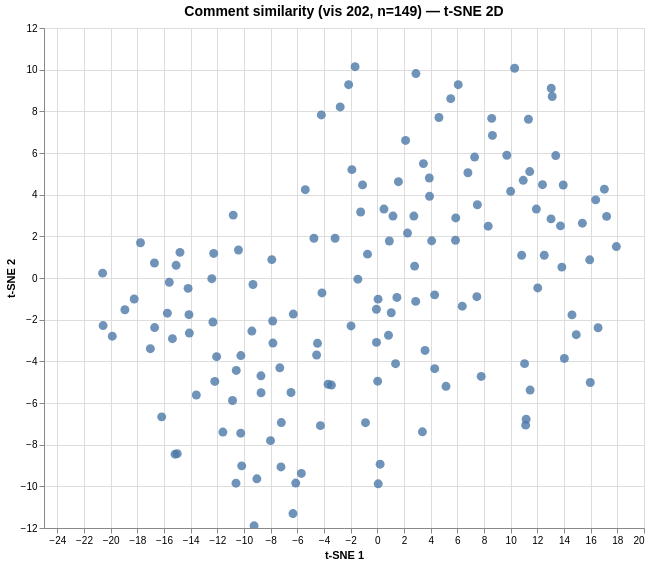

The specification (Vega-Lite) saved for this image:
### Vega specification from a JSON file in a GitHub repository (floating-point values rounded to 4 significant figures; data arrays with more than 128 entries replaced by an {"elided": "..."} marker saying what was removed)
{"$schema": "https://vega.github.io/schema/vega/v6.json", "data": [{"name": "param_1e9efca18e7a2868_store"}, {"name": "source_0", "values": {"elided": "149 records"}}, {"name": "source_0_x_domain_dim_1", "values": [{"min": -20.6, "max": 17.93}]}, {"name": "source_0_y_domain_dim_2", "values": [{"min": -11.89, "max": 10.14}]}], "signals": [{"name": "unit", "value": {}, "on": [{"events": "pointermove", "update": "isTuple(group()) ? group() : unit"}]}, {"name": "param_1e9efca18e7a2868", "update": "vlSelectionResolve(\"param_1e9efca18e7a2868_store\", \"union\")"}, {"name": "param_1e9efca18e7a2868_dim_1", "on": [{"events": [{"source": "view", "type": "dblclick"}], "update": "null"}, {"events": {"signal": "param_1e9efca18e7a2868_translate_delta"}, "update": "panLinear(param_1e9efca18e7a2868_translate_anchor.extent_x, -param_1e9efca18e7a2868_translate_delta.x / width)"}, {"events": {"signal": "param_1e9efca18e7a2868_zoom_delta"}, "update": "zoomLinear(domain(\"x\"), param_1e9efca18e7a2868_zoom_anchor.x, param_1e9efca18e7a2868_zoom_delta)"}]}, {"name": "param_1e9efca18e7a2868_dim_2", "on": [{"events": [{"source": "view", "type": "dblclick"}], "update": "null"}, {"events": {"signal": "param_1e9efca18e7a2868_translate_delta"}, "update": "panLinear(param_1e9efca18e7a2868_translate_anchor.extent_y, param_1e9efca18e7a2868_translate_delta.y / height)"}, {"events": {"signal": "param_1e9efca18e7a2868_zoom_delta"}, "update": "zoomLinear(domain(\"y\"), param_1e9efca18e7a2868_zoom_anchor.y, param_1e9efca18e7a2868_zoom_delta)"}]}, {"name": "param_1e9efca18e7a2868_tuple", "on": [{"events": [{"signal": "param_1e9efca18e7a2868_dim_1 || param_1e9efca18e7a2868_dim_2"}], "update": "param_1e9efca18e7a2868_dim_1 && param_1e9efca18e7a2868_dim_2 ? {unit: \"\", fields: param_1e9efca18e7a2868_tuple_fields, values: [param_1e9efca18e7a2868_dim_1,param_1e9efca18e7a2868_dim_2]} : null"}]}, {"name": "param_1e9efca18e7a2868_tuple_fields", "value": [{"field": "dim_1", "channel": "x", "type": "R"}, {"field": "dim_2", "channel": "y", "type": "R"}]}, {"name": "param_1e9efca18e7a2868_translate_anchor", "value": {}, "on": [{"events": [{"source": "scope", "type": "pointerdown"}], "update": "{x: x(unit), y: y(unit), extent_x: domain(\"x\"), extent_y: domain(\"y\")}"}]}, {"name": "param_1e9efca18e7a2868_translate_delta", "value": {}, "on": [{"events": [{"source": "window", "between": [{"source": "scope", "type": "pointerdown"}, {"source": "window", "type": "pointerup"}], "consume": true, "type": "pointermove"}], "update": "{x: param_1e9efca18e7a2868_translate_anchor.x - x(unit), y: param_1e9efca18e7a2868_translate_anchor.y - y(unit)}"}]}, {"name": "param_1e9efca18e7a2868_zoom_anchor", "on": [{"events": [{"source": "scope", "consume": true, "type": "wheel"}], "update": "{x: invert(\"x\", x(unit)), y: invert(\"y\", y(unit))}"}]}, {"name": "param_1e9efca18e7a2868_zoom_delta", "on": [{"events": [{"source": "scope", "consume": true, "type": "wheel"}], "update": "pow(1.001, event.deltaY * pow(16, event.deltaMode))", "force": true}]}, {"name": "param_1e9efca18e7a2868_modify", "on": [{"events": {"signal": "param_1e9efca18e7a2868_tuple"}, "update": "modify(\"param_1e9efca18e7a2868_store\", param_1e9efca18e7a2868_tuple, true)"}]}], "marks": [{"type": "symbol", "name": "marks", "from": {"data": "source_0"}, "encode": {"update": {"opacity": {"value": 0.8}, "x": {"field": "dim_1", "scale": "x"}, "y": {"field": "dim_2", "scale": "y"}, "fill": {"value": "#4c78a8"}, "tooltip": {"signal": "{\"Comment #\": format(datum[\"index\"], \"\"), \"Comment\": isValid(datum[\"comment\"]) ? datum[\"comment\"] : \"\"+datum[\"comment\"]}"}, "shape": {"value": "circle"}, "size": {"value": 80}}}, "clip": true, "interactive": true, "style": ["circle"]}], "scales": [{"name": "x", "type": "linear", "domain": [{"signal": "(data(\"source_0_x_domain_dim_1\")[0] || {}).min"}, {"signal": "(data(\"source_0_x_domain_dim_1\")[0] || {}).max"}], "range": [0, {"signal": "width"}], "domainRaw": {"signal": "param_1e9efca18e7a2868[\"dim_1\"]"}, "nice": true, "zero": true}, {"name": "y", "type": "linear", "domain": [{"signal": "(data(\"source_0_y_domain_dim_2\")[0] || {}).min"}, {"signal": "(data(\"source_0_y_domain_dim_2\")[0] || {}).max"}], "range": [{"signal": "height"}, 0], "nice": true, "domainRaw": {"signal": "param_1e9efca18e7a2868[\"dim_2\"]"}, "zero": true}], "axes": [{"scale": "x", "grid": true, "zindex": 0, "gridScale": "y", "tickCount": {"signal": "ceil(width/40)"}, "labels": false, "aria": false, "maxExtent": 0, "minExtent": 0, "ticks": false, "domain": false, "orient": "bottom"}, {"scale": "y", "minExtent": 0, "ticks": false, "gridScale": "x", "tickCount": {"signal": "ceil(height/40)"}, "maxExtent": 0, "zindex": 0, "domain": false, "aria": false, "labels": false, "orient": "left", "grid": true}, {"scale": "x", "labelFlush": true, "title": "t-SNE 1", "labelOverlap": true, "tickCount": {"signal": "ceil(width/40)"}, "zindex": 0, "orient": "bottom", "grid": false}, {"scale": "y", "orient": "left", "labelOverlap": true, "title": "t-SNE 2", "grid": false, "tickCount": {"signal": "ceil(height/40)"}, "zindex": 0}], "title": {"text": "Comment similarity (vis 202, n=149) — t-SNE 2D", "frame": "group", "fontSize": 14}, "padding": 5, "height": 500, "style": "cell", "background": "white", "width": 600}
